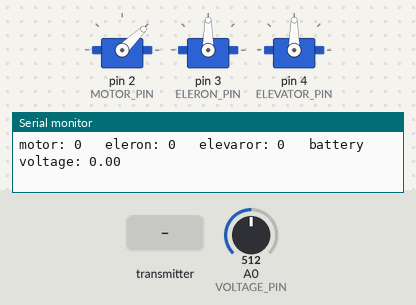
This sketch was run on a simulated Arduino Uno, built with avr-gcc and run on an emulated ATmega328P. On the bench: 3 × servo, the last lines printed to the serial monitor. The test bench sets the inputs (shaded band); at power-on: A0 (VOLTAGE_PIN) = 512. No radio packets arrive unless stated.

Above: at 6.2 s.
6.3 s: the transmitter starts sending motor = 0
At 7.5 s:
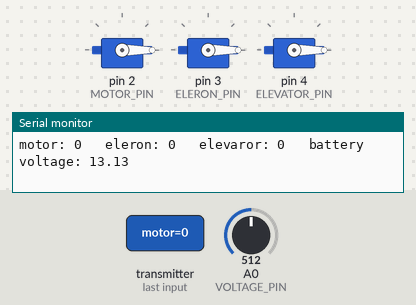
7.8 s: the transmitter starts sending eleron = 64
At 9.0 s:
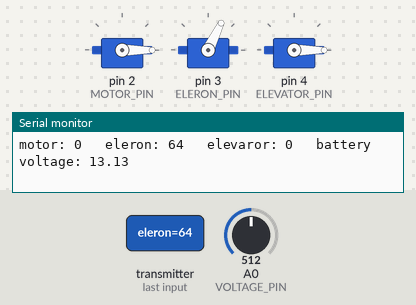
9.3 s: the transmitter starts sending elevator = 64
At 10.4 s:
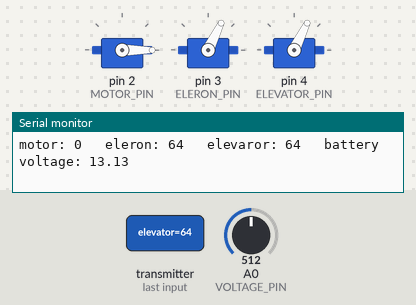
10.8 s: the transmitter starts sending motor = 256
At 11.4 s:
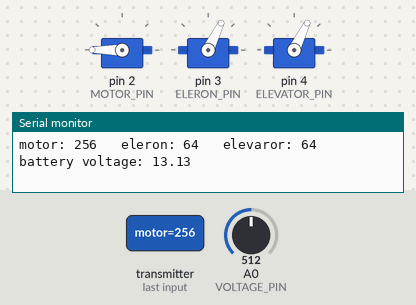
12.3 s: the transmitter starts sending eleron = 0
At 13.2 s:
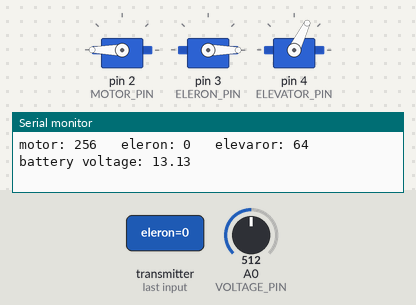
13.8 s: the transmitter starts sending elevator = 0
At 15.1 s:
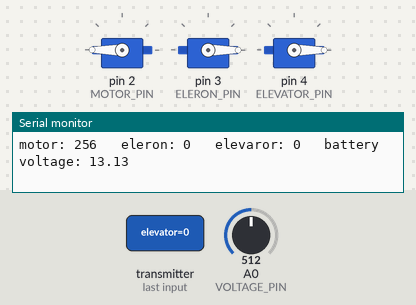
Timing chart, 0 to 16.3 s (numbered marks = the images above; inputs shaded):
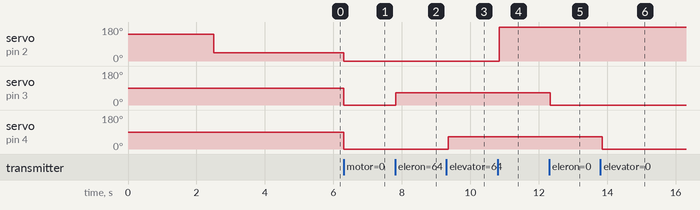

The sketch:

RX.ino
```cpp
//--------------------- БИБЛИОТЕКИ ----------------------
#include "nRF24L01.h"   // библиотека радиомодуля
#include "RF24.h"       // ещё библиотека радиомодуля
#include "Servo.h"

RF24 radio(9, 10);   // "создать" модуль на пинах 9 и 10 для НАНО/УНО
//--------------------- БИБЛИОТЕКИ ----------------------

//--------------------- НАСТРОЙКИ ----------------------
#define CH_NUM 0x60   // номер канала (должен совпадать с передатчиком)

// УРОВЕНЬ МОЩНОСТИ ПЕРЕДАТЧИКА
// На выбор RF24_PA_MIN, RF24_PA_LOW, RF24_PA_HIGH, RF24_PA_MAX
#define SIG_POWER RF24_PA_MAX

// СКОРОСТЬ ОБМЕНА
// На выбор RF24_2MBPS, RF24_1MBPS, RF24_250KBPS
// должна быть одинакова на приёмнике и передатчике!
// при самой низкой скорости имеем самую высокую чувствительность и дальность!!
// ВНИМАНИЕ!!! enableAckPayload НЕ РАБОТАЕТ НА СКОРОСТИ 250 kbps!
#define SIG_SPEED RF24_1MBPS

// ПИНЫ
#define MOTOR_PIN 2
#define ELERON_PIN 3
#define ELEVATOR_PIN 4
#define VOLTAGE_PIN A0

// ДАТЧИК НАПРЯЖЕНИЯ
#define VREF 5.25       // точное напряжение на пине
#define DIV_R1 30000.0  // точное значение резистора R1
#define DIV_R2 7500.0   // точное значение резистора R2
//--------------------- НАСТРОЙКИ ----------------------

//--------------------- ПЕРЕМЕННЫЕ ----------------------
byte pipeNo;
byte address[][6] = {"1Node", "2Node", "3Node", "4Node", "5Node", "6Node"}; // возможные номера труб
float telemetry;       // массив данных телеметрии (то что шлём на передатчик)

Servo motor;
Servo eleron;
Servo elevator;

struct {
  int motor;
  byte eleron;
  byte elevator;
} recieved_data;
//--------------------- ПЕРЕМЕННЫЕ ----------------------

void setup() {
  Serial.begin(9600);
  radioSetup();
  motor.attach(MOTOR_PIN);
  motor.writeMicroseconds(2000);
  delay(2500);
  motor.writeMicroseconds(1000);
  delay(2500);
  eleron.attach(ELERON_PIN);
  elevator.attach(ELEVATOR_PIN);
}

void loop() {
  while (radio.available(&pipeNo)) {                    // слушаем эфир
    radio.read(&recieved_data, sizeof(recieved_data));  // чиатем входящий сигнал
    motor.write(recieved_data.motor);
    eleron.write(recieved_data.eleron);
    elevator.write(recieved_data.elevator);


    // формируем пакет данных телеметрии (напряжение АКБ, скорость, температура...)
    telemetry = (float)analogRead(VOLTAGE_PIN) * VREF * ((DIV_R1 + DIV_R2) / DIV_R2) / 1024.0;


    // отправляем пакет телеметрии
    radio.writeAckPayload(pipeNo, &telemetry, sizeof(telemetry));
  }
  Serial.print("motor: ");
    Serial.print(recieved_data.motor);
    Serial.print("\t eleron: ");
    Serial.print(recieved_data.eleron);
    Serial.print("\t elevaror: ");
    Serial.print(recieved_data.elevator);
    Serial.print("\t battery voltage: ");
    Serial.println(telemetry);
}

void radioSetup() {                     // настройка радио
  radio.begin();                        // активировать модуль
  radio.setAutoAck(1);                  // режим подтверждения приёма, 1 вкл 0 выкл
  radio.setRetries(0, 15);              // (время между попыткой достучаться, число попыток)
  radio.enableAckPayload();             // разрешить отсылку данных в ответ на входящий сигнал
  radio.setPayloadSize(32);             // размер пакета, байт
  radio.openReadingPipe(1, address[0]); // хотим слушать трубу 0
  radio.setChannel(CH_NUM);             // выбираем канал (в котором нет шумов!)
  radio.setPALevel(SIG_POWER);          // уровень мощности передатчика
  radio.setDataRate(SIG_SPEED);         // скорость обмена
    // должна быть одинакова на приёмнике и передатчике!
    // при самой низкой скорости имеем самую высокую чувствительность и дальность!!
  radio.powerUp();                      // начать работу
  radio.startListening();               // начинаем слушать эфир, мы приёмный модуль
}
```

Measured:
- after the input at 6.3 s, servo on pin 2 (MOTOR_PIN): 44° → 0° at once; servo on pin 3 (ELERON_PIN), servo on pin 4 (ELEVATOR_PIN): 90° → 0° at once
- after the input at 7.8 s, servo on pin 3 (ELERON_PIN): 0° → 64° at once
- after the input at 9.3 s, servo on pin 4 (ELEVATOR_PIN): 0° → 64° after 0.05 s
- after the input at 10.8 s, servo on pin 2 (MOTOR_PIN): 0° → 180° after 0.05 s
- after the input at 12.3 s, servo on pin 3 (ELERON_PIN): 64° → 0° at once
- after the input at 13.8 s, servo on pin 4 (ELEVATOR_PIN): 64° → 0° after 0.05 s
